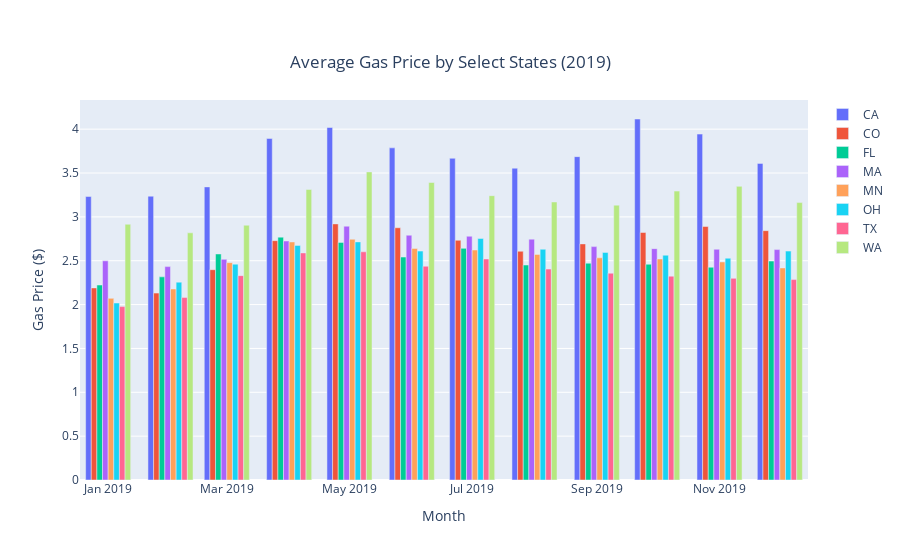

Notebook code for this chart:
### Code cell
gdf = by_city_df
fig = go.Figure(data=[
    go.Bar(name='CA', x=gdf['Date'], y=gdf['CA']),
    go.Bar(name='CO', x=gdf['Date'], y=gdf['CO']),
    go.Bar(name='FL', x=gdf['Date'], y=gdf['FL']),
    go.Bar(name='MA', x=gdf['Date'], y=gdf['MA']),
    go.Bar(name='MN', x=gdf['Date'], y=gdf['MN']),
    go.Bar(name='OH', x=gdf['Date'], y=gdf['OH']),
    go.Bar(name='TX', x=gdf['Date'], y=gdf['TX']),
    go.Bar(name='WA', x=gdf['Date'], y=gdf['WA'])
])
x_title = "Month"
y_title = "Gas Price ($)"
fig.update_xaxes(title_text=x_title)
fig.update_yaxes(title_text=y_title)

fig.update_layout(
    title={
        'text': "Average Gas Price by Select States (2019)",
        'y':0.9,
        'x':0.5,
        'xanchor': 'center',
        'yanchor': 'top'})
# Change the bar mode           
fig.update_layout(barmode='group')
fig.show()
